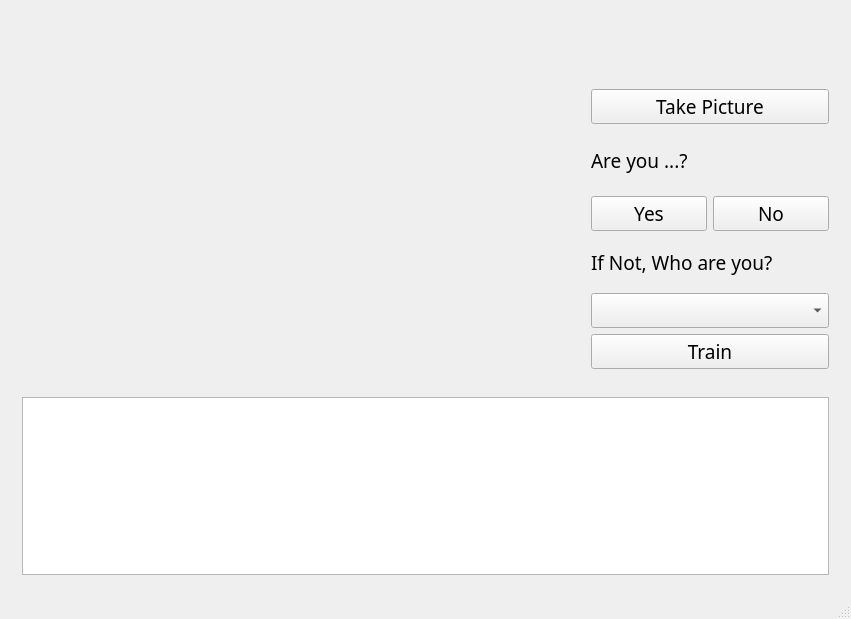
<?xml version="1.0" encoding="UTF-8"?>
<ui version="4.0">
 <class>MainWindow</class>
 <widget class="QMainWindow" name="MainWindow">
  <property name="geometry">
   <rect>
    <x>0</x>
    <y>0</y>
    <width>851</width>
    <height>619</height>
   </rect>
  </property>
  <property name="windowTitle">
   <string>MainWindow</string>
  </property>
  <widget class="QWidget" name="centralWidget">
   <layout class="QGridLayout" name="gridLayout">
    <item row="1" column="0" colspan="2">
     <widget class="QWidget" name="logWidget" native="true">
      <property name="maximumSize">
       <size>
        <width>16777215</width>
        <height>200</height>
       </size>
      </property>
      <layout class="QGridLayout" name="gridLayout_4">
       <item row="0" column="0">
        <widget class="QTextEdit" name="logText">
         <property name="enabled">
          <bool>true</bool>
         </property>
         <property name="font">
          <font>
           <family>Sans</family>
           <pointsize>12</pointsize>
          </font>
         </property>
        </widget>
       </item>
      </layout>
     </widget>
    </item>
    <item row="0" column="0">
     <widget class="QWidget" name="mainWidget" native="true">
      <layout class="QHBoxLayout" name="horizontalLayout"/>
     </widget>
    </item>
    <item row="0" column="1">
     <widget class="QWidget" name="controlWidget" native="true">
      <property name="maximumSize">
       <size>
        <width>260</width>
        <height>16777215</height>
       </size>
      </property>
      <layout class="QGridLayout" name="gridLayout_2">
       <item row="0" column="0">
        <layout class="QVBoxLayout" name="verticalLayout">
         <item>
          <layout class="QVBoxLayout" name="takePictureLayout">
           <item>
            <widget class="QWidget" name="faceWidget" native="true">
             <layout class="QGridLayout" name="gridLayout_3">
              <item row="0" column="0">
               <layout class="QVBoxLayout" name="faceLayout"/>
              </item>
             </layout>
            </widget>
           </item>
           <item>
            <widget class="QPushButton" name="selectButton">
             <property name="font">
              <font>
               <family>Sans</family>
               <pointsize>14</pointsize>
              </font>
             </property>
             <property name="text">
              <string>Take Picture</string>
             </property>
            </widget>
           </item>
          </layout>
         </item>
         <item>
          <layout class="QVBoxLayout" name="yesnoLayout">
           <item>
            <widget class="QLabel" name="whoLabel">
             <property name="font">
              <font>
               <family>Sans</family>
               <pointsize>14</pointsize>
              </font>
             </property>
             <property name="text">
              <string>Are you ...?</string>
             </property>
            </widget>
           </item>
           <item>
            <layout class="QHBoxLayout" name="horizontalLayout_2">
             <item>
              <widget class="QPushButton" name="yesButton">
               <property name="font">
                <font>
                 <family>Sans</family>
                 <pointsize>14</pointsize>
                </font>
               </property>
               <property name="text">
                <string>Yes</string>
               </property>
              </widget>
             </item>
             <item>
              <widget class="QPushButton" name="noButton">
               <property name="font">
                <font>
                 <family>Sans</family>
                 <pointsize>14</pointsize>
                </font>
               </property>
               <property name="text">
                <string>No</string>
               </property>
              </widget>
             </item>
            </layout>
           </item>
          </layout>
         </item>
         <item>
          <widget class="QLabel" name="indicatorLabel">
           <property name="maximumSize">
            <size>
             <width>16777215</width>
             <height>50</height>
            </size>
           </property>
           <property name="font">
            <font>
             <family>Sans</family>
             <pointsize>14</pointsize>
            </font>
           </property>
           <property name="text">
            <string>If Not, Who are you?</string>
           </property>
          </widget>
         </item>
         <item>
          <widget class="QComboBox" name="selectComboBox">
           <property name="font">
            <font>
             <family>Sans</family>
             <pointsize>14</pointsize>
            </font>
           </property>
          </widget>
         </item>
         <item>
          <widget class="QPushButton" name="trainButton">
           <property name="font">
            <font>
             <family>Sans</family>
             <pointsize>14</pointsize>
            </font>
           </property>
           <property name="text">
            <string>Train</string>
           </property>
          </widget>
         </item>
        </layout>
       </item>
      </layout>
     </widget>
    </item>
   </layout>
  </widget>
  <widget class="QMenuBar" name="menuBar">
   <property name="geometry">
    <rect>
     <x>0</x>
     <y>0</y>
     <width>851</width>
     <height>21</height>
    </rect>
   </property>
  </widget>
  <widget class="QStatusBar" name="statusBar"/>
 </widget>
 <layoutdefault spacing="6" margin="11"/>
 <resources/>
 <connections/>
</ui>
